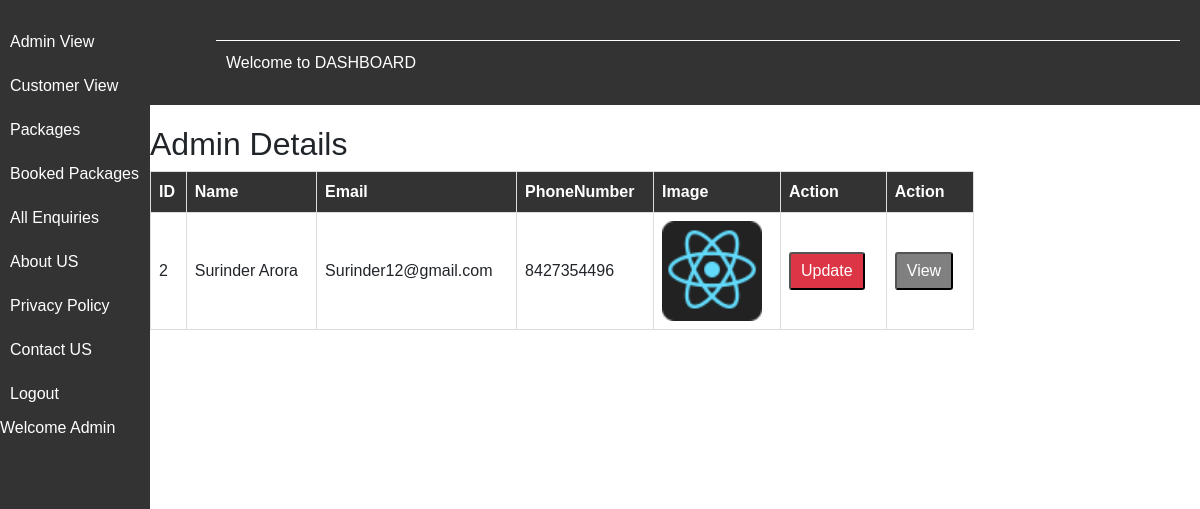
Page /Admin-Dashboard.php (signed in) on the committed database.
### tables this page shows
CREATE TABLE `users` (
  `id` int(11) NOT NULL,
  `name` varchar(50) NOT NULL,
  `email` varchar(50) NOT NULL,
  `password` varchar(50) NOT NULL,
  `phonenumber` varchar(10) NOT NULL,
  `image` varchar(250) NOT NULL,
  `is_admin` int(11) NOT NULL
);

### Admin-Dashboard.php (the view, shortened to what this page needs)
<?php
include('config.php');
include('Admin-Header.php');
include('Admin-sidebar.php');
if (isset($_GET['id'])) {
    $userId = $_GET['id'];
    $query = "SELECT * FROM users WHERE id = $userId";
    $result = mysqli_query($conn, $query);
    if ($result && mysqli_num_rows($result) == 1) {
        $userData = mysqli_fetch_assoc($result);
    } else {
        echo "Failed to fetch user data.";
        exit();
    }
} else {
    $id = $_SESSION['id'];
    $sql = "SELECT * FROM users WHERE id = $id AND is_admin = 1";
    $result = $conn->query($sql);
    $rows = $result->fetch_assoc();
}
?>
<!DOCTYPE html>
<html lang="en">
<head>
    <link rel="stylesheet" href="https://cdn.datatables.net/1.11.5/css/jquery.dataTables.min.css">
    <link href="https://cdnjs.cloudflare.com/ajax/libs/twitter-bootstrap/4.6.0/css/bootstrap.min.css" rel="stylesheet">
</head>
<body>
    <div class="sidebar">
        <ul>
            <li><a href="Admin-Dashboard.php">Admin View</a></li>
            <li><a href="All-Customers.php">Customer View</a></li>
            <li><a href="All-Package.php">Packages</a></li>
            <li><a href="admin-data.php">Booked Packages</a></li>
            <li><a href="view-Enquiry.php">All Enquiries</a></li>
            <li><a href="About-Us.php">About US</a></li>
            <li><a href="Policy.php">Privacy Policy</a></li>
            <li><a href="edit_contact.php">Contact US</a></li>
            <li><a href="Logout.php">Logout</a></li>
        </ul>
        <div class="Admin-profile">
            <span>Welcome Admin</span>
        </div>
    </div>
    <div class="content">
        <h2>Admin Details</h2>
        <table>
            <thead>
                <tr>
                    <th>ID</th>
                    <th>Name</th>
                    <th>Email</th>
                    <th>PhoneNumber</th>
                    <th>Image</th>
                    <th>Action</th>
                    <th>Action</th>
                </tr>
            </thead>
            <tbody>
                <?php
                if (!empty($rows)) {
                ?>
                    <tr>
                        <td> <?php echo $rows['id'] ?></td>
                        <td> <?php echo $rows['name'] ?></td>
                        <td> <?php echo $rows['email'] ?></td>
                        <td> <?php echo $rows['phonenumber'] ?></td>
                        <td><img src="<?php echo $rows['image']; ?>" width="100px" height="100px" alt="Admin Image"></td>
                        <td>
                            <button class='update-button' data-toggle='modal' data-id="<?= $rows['id'] ?>" data-name="<?= $rows['name'] ?>" data-email="<?= $rows['email'] ?>" data-phonenumber="<?= $rows['phonenumber'] ?>" data-image="<?= $rows['image'] ?>" data-target='#updateModal'>Update</button>
                        <td>
                            <button class='view-button' data-toggle='modal' data-id="<?= $rows['id'] ?>" data-name="<?= $rows['name'] ?>" data-email="<?= $rows['email'] ?>" data-phonenumber="<?= $rows['phonenumber'] ?>" data-image="<?= $rows['image'] ?>" data-target='#viewModal'>View
                            </button>
                        </td>
            </tbody>
        </table>
    <?php
                }
    ?>
    </div>
</body>
</html>

### Admin-Sidebar.php (style rules this page uses)
body { margin: 0; padding: 0; font-family: Arial, sans-serif; }
.sidebar { position: fixed; left: 0; top: 0; height: 100%; width: 200px; background-color: #333; padding-top: 20px; color: #fff; }
.sidebar ul { list-style-type: none; padding: 0; margin: 0; }
.sidebar li { padding: 10px; }
.sidebar li a { color: #fff; text-decoration: none; }
.content { margin-left: 100px; padding: 20px; }
table { border-collapse: collapse; width: 100%; }
th, td { border: 1px solid #ddd; padding: 8px; text-align: left; }
th { background-color: #333; color: #fff; }

### Admin-Dashboard.php (style rules this page uses)
body { margin: 0; padding: 0; font-family: Arial, sans-serif; }
.sidebar { position: fixed; left: 0; top: 0; height: 100%; width: 150px; background-color: #333; padding-top: 20px; color: #fff; }
.sidebar ul { list-style-type: none; padding: 0; margin: 0; }
.sidebar li { padding: 10px; }
.sidebar li a { color: #fff; text-decoration: none; }
.content { margin-left: 130px; padding: 20px; }
table { border-collapse: collapse; width: 80%; }
th, td { border: 1px solid #ddd; padding: 8px; text-align: left; }
th { background-color: #333; color: #fff; }
.update-button { padding: 5px 10px; background-color: #dc3545; color: #fff; text-decoration: none; border-radius: 3px; margin-right: 5px; }
.view-button { padding: 5px 10px; background-color: #808080; color: #fff; text-decoration: none; border-radius: 3px; margin-right: 5px; }

### rows in the picture
users: id "2", name "Surinder Arora", email "Surinder12@gmail.com", phonenumber "8427354496", image (picture)
